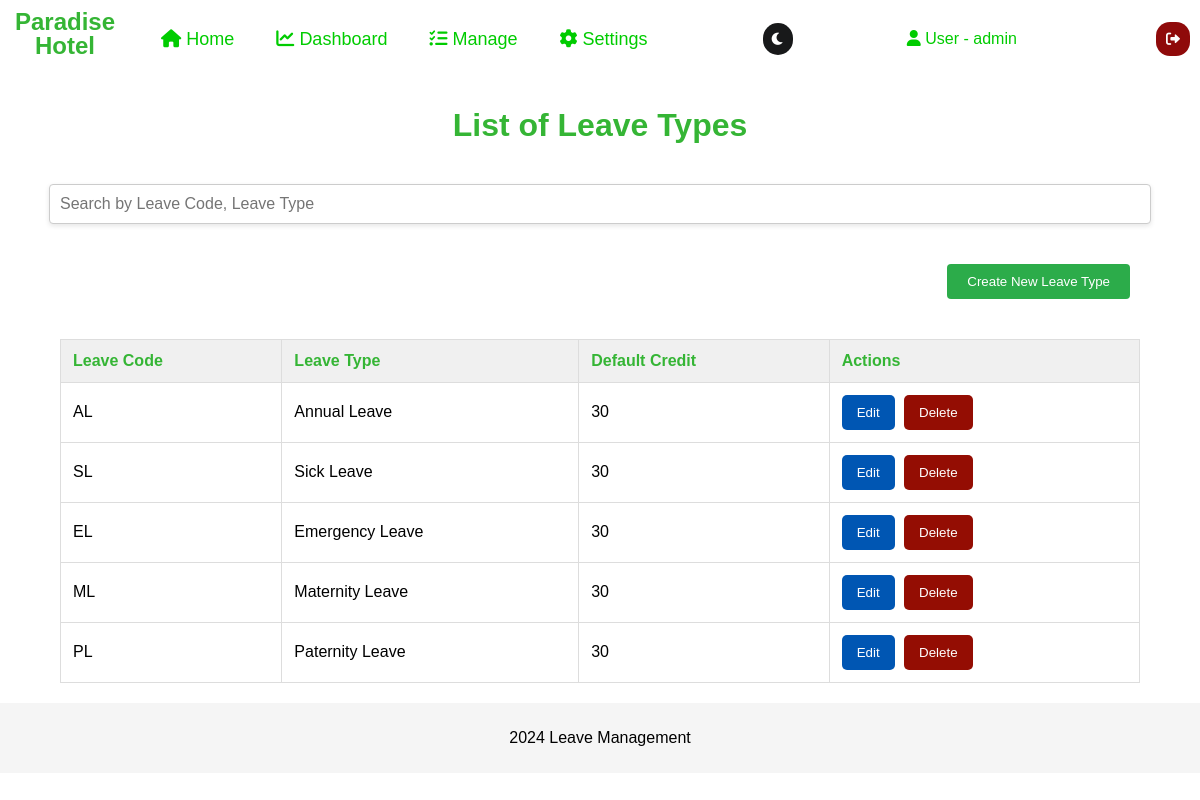
/admin/leave-type-list.php (signed in), run on the app's committed database.
### tables this page shows
CREATE TABLE IF NOT EXISTS leave_types (
    leave_id INT(11) AUTO_INCREMENT PRIMARY KEY,
    leave_code VARCHAR(10) NOT NULL UNIQUE,
    leave_type VARCHAR(50) NOT NULL,
    DefaultCredit INT(11) NOT NULL
);

### admin/leave-type-list.php (the view, shortened to what this page needs)
<?php
include '../config.php';
$username = $_SESSION['username'];
$queryLeaveTypes = "SELECT leave_code, leave_type, DefaultCredit FROM leave_types";
$resultLeaveTypes = $conn->query($queryLeaveTypes);
?>
<!DOCTYPE html>
<html lang="en">
<head>
    <link rel="stylesheet" href="../css/manage-leave-type-list.css">
    <link rel="stylesheet" href="https://cdnjs.cloudflare.com/ajax/libs/font-awesome/6.0.0-beta3/css/all.min.css">
</head>
<body class="light-mode">
<div class="top-nav">
    <ul>
        <a href="../maindashboard.php">
            <h1 class="logopos">
                Paradise <br> Hotel
            </h1>
        </a>
        <li class="top">
            <a class="top1" href="">
                <i class="fas fa-home"></i>
                Home
            </a>
        </li>
        <li class="top">
            <a class="top1" href="time-and-attendance-home.php">
                <i class="fas fa-chart-line"></i>
                Dashboard
            </a>
        </li>
        <li class="top">
            <a class="top1" href="">
                <i class="fas fa-tasks"></i>
                Manage
            </a>
        </li>
        <li class="top">
            <a class="top1" href="#settings">
                <i class="fas fa-cog"></i>
                Settings
            </a>
        </li>
    </ul>
    <button type="button" id="darkModeToggle" class="dark-mode-toggle" aria-label="Toggle Dark Mode">
        <i class="fas fa-moon"></i>
    </button>
    <div class="admin-section">
        <div class="admin-name">
            <i class="fas fa-user"></i> User - <?php echo htmlspecialchars($username); ?>
        </div>
    </div>
    <button type="button" class="logout" id="logout-button" style="margin-right: 10px;">
        <i class="fas fa-sign-out-alt"></i>
    </button>
</div>
<main><br>
    <h1>List of Leave Types</h1><br>
    <center>
        <input type="text" id="searchInput" placeholder="Search by Leave Code, Leave Type" onkeyup="filterTable()">
    <div class="button-wrapper">
        <button class="create-leave-type-button" onclick="openCreateLeaveTypeModal()">Create New Leave Type</button>
    </div>
    <table class="leave-type-table" id="leaveTypeTable">
        <thead>
            <tr>
                <th>Leave Code</th>
                <th>Leave Type</th>
                <th>Default Credit</th>
                <th>Actions</th>
            </tr>
        </thead>
        <tbody>
            <?php if ($resultLeaveTypes && $resultLeaveTypes->num_rows > 0): ?>
                <?php while ($row = $resultLeaveTypes->fetch_assoc()): ?>
                    <tr>
                        <td><?php echo htmlspecialchars($row['leave_code']); ?></td>
                        <td><?php echo htmlspecialchars($row['leave_type']); ?></td>
                        <td><?php echo htmlspecialchars($row['DefaultCredit']); ?></td>
                        <td>
                            <button class="edit-button" onclick="openEditModal('<?php echo htmlspecialchars($row['leave_code']); ?>', '<?php echo htmlspecialchars($row['leave_type']); ?>', <?php echo htmlspecialchars($row['DefaultCredit']); ?>)">Edit</button>
                            <button class="delete-button" onclick="confirmDelete('<?php echo htmlspecialchars($row['leave_type']); ?>', '<?php echo htmlspecialchars($row['leave_code']); ?>')">Delete</button>
                        </td>
                    </tr>
                <?php endwhile; ?>
            <?php else: ?>
                <tr>
                    <td colspan="4">No leave types found.</td>
                </tr>
            <?php endif; ?>
        </tbody>
    </table>
    </center>
</main>
<footer>
    <p>2024 Leave Management</p>
</footer>
</body>
</html>

### css/manage-leave-type-list.css (style rules this page uses)
body { padding: 0; margin: 0; background-color: rgb(255, 255, 255); color: rgb(0, 0, 0); font-family: Arial, sans-serif; }
.logopos { text-align: center; font-size: 24px; color:#35B535; margin: 0; padding-left: 15px; padding-top: 0px; padding-right: 20px; padding-bottom: 10px; font-family: Arial, sans-serif; line-height: 1; }
.top-nav ul { list-style: none; display: flex; gap: 10px; margin: 0; padding: 0; }
.top-nav { margin: 0; padding-top: 10px; display: flex; justify-content: space-between; align-items: center; background-color: transparent; color: white; }
.top { display: block; position: relative; cursor: pointer; color: #000000; font-size: 16px; padding: 0.5rem 1rem; text-decoration: none; transition: color 0.30s; }
a { text-decoration: none; color: #efefee; font-size: 16px; }
.logout { justify-content: end; font-size: 14px; color: rgb(253, 253, 253); background-color: rgb(143, 10, 10); border: none; padding: 10px 10px; cursor: pointer; margin-left: 30px; align-self: center; border-radius: 14px; }
.top-nav ul, .logout { display: flex; align-items: center; }
.top1 { font-size: 18px; font-weight: 500; color: #0c0; }
.top:after { position: absolute; content: ""; inset: 0; background-color: #35B535; scale: 1 0; z-index: -1; transition: 0.10s; border-radius: 10px; color:#383838; }
.dark-mode-toggle { color: #fff; background-color: #18191A; font-size: 14px; border-radius: 20px; border:none; padding:8px 8px; }
.admin-section { position: relative; }
.admin-name { font-size: 16px; color: #0c0; padding: 10px; cursor: pointer; }
footer { text-align: center; padding: 10px; background-color: #f5f5f5; margin-top: 20px; }
h1 { text-align: center; color: #35B535; }
.leave-type-table { justify-content: center; width: 90%; border-collapse: collapse; margin-bottom: 20px; }
.leave-type-table th, .leave-type-table td { padding: 12px; border: 1px solid #ddd; text-align: left; }
.leave-type-table th { background-color: #f0f0f0; color: #35B535; }
button { background-color: #555; color: #fff; border: none; padding: 10px 15px; cursor: pointer; border-radius: 5px; margin-right: 5px; }
.create-leave-type-button { display: block; margin: 20px auto; }
#searchInput { width: 90%; padding: 10px; border: 1px solid #ccc; border-radius: 4px; font-size: 16px; box-shadow: 0 2px 5px rgba(0, 0, 0, 0.1); }
.edit-button { background-color: #0056b3; }
.delete-button { background-color:#940d03; }
.button-wrapper { display: flex; justify-content: flex-end; align-items: center; margin: 5px; margin-top: 20px; }
.create-leave-type-button, .edit-leave-credits-button { padding: 10px 20px; border: none; border-radius: 4px; background-color: #2cac4a; color: white; cursor: pointer; transition: background-color 0.3s; margin-right: 65px; }
.button-wrapper { display: flex; justify-content: center; gap: 10px; margin-bottom: 20px; }

### data on the page
leave_types: leave_code "AL", leave_type "Annual Leave", DefaultCredit "30"
leave_types: leave_code "SL", leave_type "Sick Leave", DefaultCredit "30"
leave_types: leave_code "EL", leave_type "Emergency Leave", DefaultCredit "30"
leave_types: leave_code "ML", leave_type "Maternity Leave", DefaultCredit "30"
leave_types: leave_code "PL", leave_type "Paternity Leave", DefaultCredit "30"

### other printed values
$username "admin"
